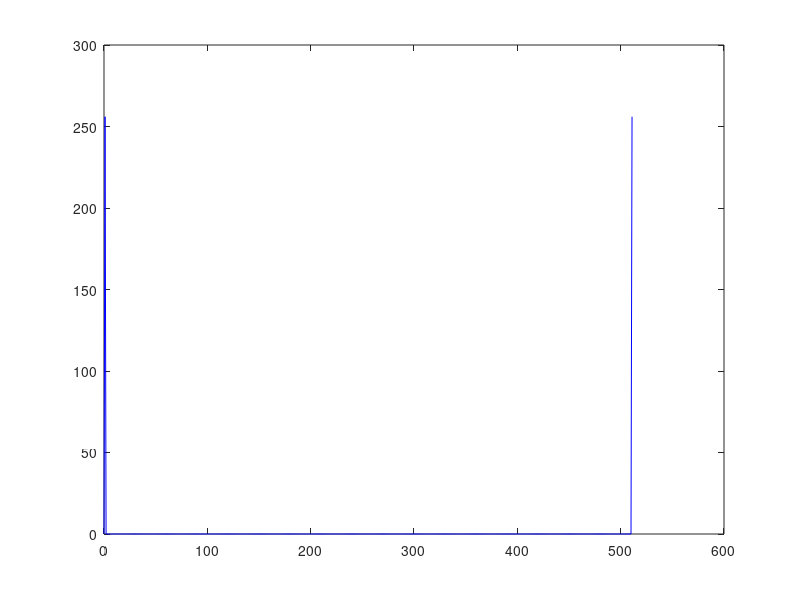

MATLAB code to generate this figure:

%X=ones(128,1);



t=linspace(-1000, 1000, 2001)';
Y_sin=sin(t*(2*pi/(512)));
plot(t,Y_sin,'r')

samples=Y_sin(1001:1512);


Y=fft(samples);
plot(t(1001:1512), abs(Y),'b')

% file1a = fopen('Seno.txt','w');
% fprintf(file1a,'%d\r',Y_sin');
% fclose(file1a);
% 
% Y_algo=sqrt(Re.^2+Im.^2);
% plot(X,Y_algo,'r')